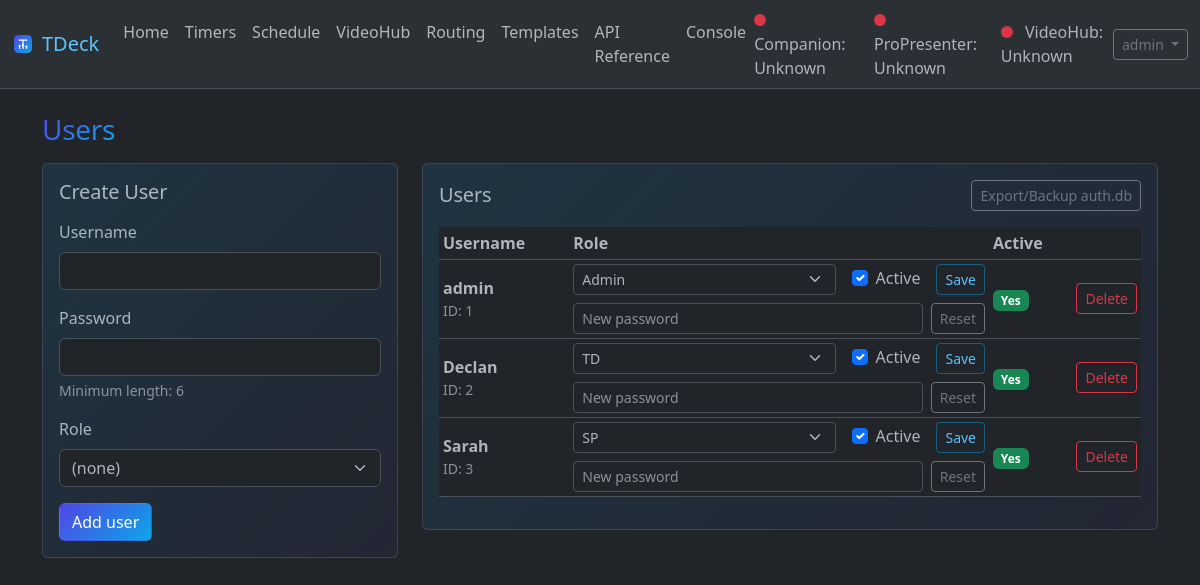
Page /admin/users (signed in) on the committed database.
### tables this page shows
CREATE TABLE users (
              id INTEGER PRIMARY KEY AUTOINCREMENT,
              username TEXT NOT NULL UNIQUE,
              password_hash TEXT NOT NULL,
              role_id INTEGER,
              is_active INTEGER NOT NULL DEFAULT 1,
              created_at TEXT,
              updated_at TEXT,
              FOREIGN KEY(role_id) REFERENCES roles(id)
            );

CREATE TABLE roles (
              id INTEGER PRIMARY KEY AUTOINCREMENT,
              name TEXT NOT NULL UNIQUE
            );

### webui.py (the view, shortened to what this page needs)
@app.route('/admin/users', methods=['GET', 'POST'])
@require_page('page:admin', 'Admin')
def admin_users_page():
    cfg = _auth_cfg()
    try:
        min_len = int(cfg.get('auth_min_password_length', 6))
    except Exception:
        min_len = 6
    min_len = max(4, min(min_len, 128))
    conn = _db()
    try:
        users = conn.execute(
            'SELECT u.id,u.username,u.is_active,u.role_id, r.name AS role_name FROM users u LEFT JOIN roles r ON r.id=u.role_id ORDER BY lower(u.username)'
        ).fetchall()
        roles = conn.execute('SELECT id,name FROM roles ORDER BY lower(name)').fetchall()
    finally:
        conn.close()
    return render_template('admin_users.html', page_title='Users', users=users, roles=roles, min_len=min_len)

### package/apps/calendar/utils.py (called while the page is built)
def get_config() -> Dict[str, Any]:
    return dict(_CONFIG)

### webui.py (called while the page is built, shortened)
def _auth_cfg() -> dict:
    try:
        return utils.get_config() if hasattr(utils, 'get_config') else {}
    except Exception:
        return {}

def _auth_enabled() -> bool:
    cfg = _auth_cfg()
    try:
        return bool(cfg.get('auth_enabled', False))
    except Exception:
        return False

def _db() -> sqlite3.Connection:
    conn = sqlite3.connect(str(_AUTH_DB_PATH))
    conn.row_factory = sqlite3.Row
    return conn

def _ensure_role(name: str) -> int:
    conn = _db()
    try:
        row = conn.execute('SELECT id FROM roles WHERE name=?', (name,)).fetchone()
        if row:
            return int(row['id'])
        conn.execute('INSERT INTO roles(name) VALUES (?)', (name,))
        conn.commit()
        row2 = conn.execute('SELECT id FROM roles WHERE name=?', (name,)).fetchone()
        return int(row2['id'])
    finally:
        conn.close()

def _bootstrap_default_users_roles() -> None:
    _init_auth_db()
    admin_role_id = _ensure_role('Admin')
    td_role_id = _ensure_role('TD')
    sp_role_id = _ensure_role('SP')
    try:
        conn = _db()
        try:
            td_has = conn.execute('SELECT 1 FROM role_pages WHERE role_id=? LIMIT 1', (td_role_id,)).fetchone()
            sp_has = conn.execute('SELECT 1 FROM role_pages WHERE role_id=? LIMIT 1', (sp_role_id,)).fetchone()
        finally:
            conn.close()
    except Exception:
        pass
    conn = _db()
    try:
        row = conn.execute('SELECT id FROM users WHERE username=?', ('admin',)).fetchone()
    finally:
        conn.close()

def _user_record(user_id: int) -> sqlite3.Row | None:
    conn = _db()
    try:
        return conn.execute(
            'SELECT u.*, r.name AS role_name FROM users u LEFT JOIN roles r ON r.id=u.role_id WHERE u.id=?',
            (int(user_id),),
        ).fetchone()
    finally:
        conn.close()

def _role_allows_page(role_id: int | None, role_name: str | None, page_key: str) -> bool:
    if not page_key:
        return False
    if str(role_name or '') == 'Admin':
        return True

@login_manager.user_loader
def _load_user(user_id: str):
    try:
        row = _user_record(int(user_id))
        return _User(row) if row else None
    except Exception:
        return None

def _csrf_token() -> str:
    tok = session.get('_csrf')
    if not tok:
        tok = secrets.token_hex(16)
        session['_csrf'] = tok
    return str(tok)

### templates/admin_users.html (shortened to what this page needs)
{% extends 'base.html' %}
{% set page_title = 'Users' %}
{% block content %}
  <div class="row g-4">
    <div class="col-lg-4">
      <div class="card tdeck-soft">
        <div class="card-body">
          <h2 class="h5 mb-3">Create User</h2>
          <form method="post">
            <div class="mb-3">
              <label class="form-label">Username</label>
              <input class="form-control" name="username" required>
            </div>
            <div class="mb-3">
              <label class="form-label">Password</label>
              <input class="form-control" type="password" name="password" required>
              <div class="small text-muted mt-1">Minimum length: {{ min_len }}</div>
            </div>
            <div class="mb-3">
              <label class="form-label">Role</label>
              <select class="form-select" name="role_id">
                <option value="">(none)</option>
              </select>
            </div>
            <button class="btn btn-primary" type="submit">Add user</button>
          </form>
        </div>
      </div>
    </div>
    <div class="col-lg-8">
      <div class="card tdeck-soft">
        <div class="card-body">
          <div class="d-flex justify-content-between align-items-center mb-3">
            <h2 class="h5 mb-0">Users</h2>
            <a class="btn btn-sm btn-outline-secondary" href="/admin/backup/authdb">Export/Backup auth.db</a>
          </div>
          <div class="table-responsive">
            <table class="table table-sm align-middle">
              <thead>
                <tr>
                  <th>Username</th>
                  <th>Role</th>
                  <th>Active</th>
                  <th style="width: 1%"></th>
                </tr>
              </thead>
              <tbody>
                {% for u in users %}
                  <tr>
                    <td>
                      <div class="fw-semibold">{{ u.username }}</div>
                      <div class="small text-muted">ID: {{ u.id }}</div>
                    </td>
                    <td>
                      <form method="post" class="d-flex gap-2 align-items-center">
                        <select class="form-select form-select-sm" name="role_id">
                          {% for r in roles %}
                            <option value="{{ r.id }}" {% if u.role_id == r.id %}selected{% endif %}>{{ r.name }}</option>
                          {% endfor %}
                        </select>
                        <div class="form-check ms-2">
                          <input class="form-check-input" type="checkbox" name="is_active" {% if u.is_active %}checked{% endif %}>
                          <label class="form-check-label">Active</label>
                        </div>
                        <button class="btn btn-sm btn-outline-primary ms-2" type="submit">Save</button>
                      </form>
                      <form method="post" class="d-flex gap-2 align-items-center mt-2">
                        <input class="form-control form-control-sm" type="password" name="new_password" placeholder="New password">
                        <button class="btn btn-sm btn-outline-secondary" type="submit">Reset</button>
                      </form>
                    </td>
                    <td>
                      {% if u.is_active %}
                        <span class="badge text-bg-success">Yes</span>
                      {% else %}
                        <span class="badge text-bg-secondary">No</span>
                      {% endif %}
                    </td>
                    <td>
                      <form method="post">
                        <button class="btn btn-sm btn-outline-danger" type="submit">Delete</button>
                      </form>
                    </td>
                  </tr>
                {% endfor %}
              </tbody>
            </table>
          </div>
        </div>
      </div>
    </div>
  </div>
{% endblock %}

### templates/base.html (shortened to what this page needs)
<!doctype html>
<html lang="en" data-bs-theme="{{ bs_theme|default('light') }}">
  <head>
    <link href="https://cdn.jsdelivr.net/npm/bootstrap@5.3.0/dist/css/bootstrap.min.css" rel="stylesheet">
    <link rel="stylesheet" href="/static/style.css">
  </head>
  <body>
    <nav class="navbar navbar-expand-lg bg-body-tertiary border-bottom">
      <div class="container-fluid">
        <a class="navbar-brand d-flex align-items-center gap-2" href="/">
          <img src="/static/tdeck-icon.svg" alt="" width="22" height="22" style="display:block">
          <span class="tdeck-accent">TDeck</span>
        </a>
        <div class="collapse navbar-collapse">
          <ul class="navbar-nav me-auto mb-2 mb-lg-0">
            {% if not auth_enabled or can_access('page:home') %}<li class="nav-item"><a class="nav-link" href="/">Home</a></li>{% endif %}
            {% if not auth_enabled or can_access('page:timers') %}<li class="nav-item"><a class="nav-link" href="/timers">Timers</a></li>{% endif %}
            {% if not auth_enabled or can_access('page:calendar') %}<li class="nav-item"><a class="nav-link" href="/calendar">Schedule</a></li>{% endif %}
            {% if not auth_enabled or can_access('page:videohub') %}<li class="nav-item"><a class="nav-link" href="/videohub">VideoHub</a></li>{% endif %}
            {% if not auth_enabled or can_access('page:routing') %}<li class="nav-item"><a class="nav-link" href="/routing">Routing</a></li>{% endif %}
            {% if not auth_enabled or can_access('page:templates') %}<li class="nav-item"><a class="nav-link" href="/templates">Templates</a></li>{% endif %}
            {% if not auth_enabled or can_access('page:api_reference') %}<li class="nav-item"><a class="nav-link" href="/api-reference">API Reference</a></li>{% endif %}
            {% if not auth_enabled or can_access('page:console') %}<li class="nav-item"><a class="nav-link" href="/console">Console</a></li>{% endif %}
          </ul>
        </div>
        <div class="d-flex align-items-center">
          <div id="companion-indicator" class="me-2">
            <span id="companion-dot" class="indicator-dot bg-danger"></span>
            <span id="companion-label">Checking...</span>
          </div>
          <div id="propresenter-indicator" class="me-2">
            <span id="propresenter-dot" class="indicator-dot bg-danger"></span>
            <span id="propresenter-label">ProPresenter: Checking...</span>
          </div>
          <div id="videohub-indicator" class="me-2">
            <span id="videohub-dot" class="indicator-dot bg-danger"></span>
            <span id="videohub-label">VideoHub: Checking...</span>
          </div>
          {% if auth_enabled %}
            <div class="dropdown">
              <button class="btn btn-sm btn-outline-secondary dropdown-toggle" data-bs-toggle="dropdown" aria-expanded="false">
                {% if current_user and current_user.is_authenticated %}{{ current_user.username }}{% else %}Account{% endif %}
              </button>
            </div>
          {% endif %}
        </div>
      </div>
    </nav>
    <div class="container mt-4">
      {% if page_title is defined and page_title %}
        <div class="d-flex flex-wrap align-items-end justify-content-between gap-2 mb-3">
          <div>
            <h1 id="page-title" class="h3 mb-0 tdeck-title">{{ page_title }}</h1>
          </div>
        </div>
      {% endif %}
      {% block content %}{% endblock %}
    </div>
  </body>
</html>

### static/style.css (style rules this page uses)
html { --tdeck-accent: #0ea5e9; --tdeck-accent-2: #4f46e5; }
html[data-bs-theme="dark"] { --tdeck-accent-text: #59c2ff; --tdeck-accent-soft-bg: rgba(14, 165, 233, 0.12); --tdeck-accent-border: rgba(14, 165, 233, 0.45); }
.tdeck-accent { color: var(--tdeck-accent-text) !important; }
.tdeck-soft { background: linear-gradient(135deg, var(--tdeck-accent-soft-bg), rgba(79, 70, 229, 0.06)); border: 1px solid var(--tdeck-accent-border); }
.btn.btn-primary { background: linear-gradient(135deg, var(--tdeck-accent-2), var(--tdeck-accent)); border-color: transparent; }
.btn.btn-outline-primary { border-color: var(--tdeck-accent-border); color: var(--tdeck-accent-text); }
a { color: var(--tdeck-accent-text); }
.container h1, .container .h1, .container h2, .container .h2 { letter-spacing: -0.01em; }
.tdeck-title { background: linear-gradient(135deg, var(--tdeck-accent-2), var(--tdeck-accent)); -webkit-background-clip: text; background-clip: text; color: transparent; }
.indicator-dot { display:inline-block; width:12px; height:12px; border-radius:50%; margin-right:8px; }
body { background-color: var(--bs-body-bg); color: var(--bs-body-color); }
html[data-bs-theme="dark"] .card { border-color: rgba(255, 255, 255, 0.12); }
.container h1 { margin-bottom:1rem }

### rows in the picture
users: username "admin", id "1", role_id "Admin", is_active "☑", shows "Yes"
users: username "Declan", id "2", role_id "TD", is_active "☑", shows "Yes"
users: username "Sarah", id "3", role_id "SP", is_active "☑", shows "Yes"

### other values in the picture
{{ min_len }} "6"
